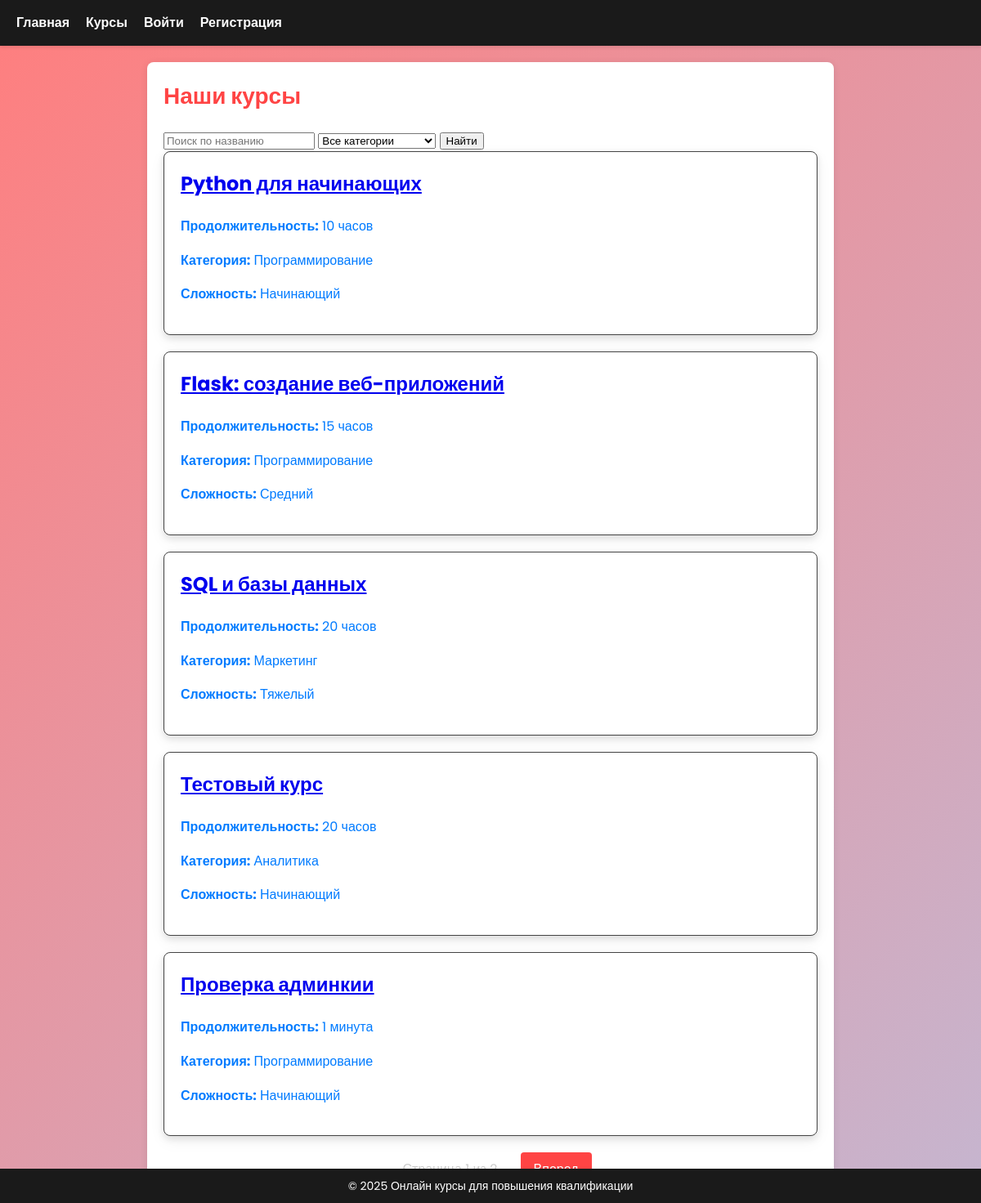
Screenshot of /courses with the database file from the repository.
### tables this page shows
CREATE TABLE courses (
    id INTEGER PRIMARY KEY AUTOINCREMENT,
    title TEXT NOT NULL,
    duration TEXT NOT NULL,
    difficulty TEXT NOT NULL,
    description TEXT
, category);

### main.py (the view)
@app.route('/courses')
@app.route('/courses')
def show_courses():
    page = request.args.get('page', 1, type=int)  # Получаем номер страницы из запроса
    query = request.args.get('query', '').strip()  # Получаем поисковый запрос
    category = request.args.get('category', '').strip()  # Получаем категорию
    conn = sqlite3.connect('courses.db')
    cursor = conn.cursor()
    sql = 'SELECT * FROM courses WHERE 1=1'
    params = []
    if query:
        sql += ' AND title LIKE ?'
        params.append(f'%{query}%')
    if category:
        sql += ' AND category = ?'
        params.append(category)
    offset = (page - 1) * COURSES_PER_PAGE
    sql += ' LIMIT ? OFFSET ?'
    params.extend([COURSES_PER_PAGE, offset])
    cursor.execute(sql, params)
    courses = cursor.fetchall()
    cursor.execute('SELECT COUNT(*) FROM courses WHERE 1=1' + (' AND title LIKE ?' if query else '') + (
        ' AND category = ?' if category else ''), params[:-2])
    total_courses = cursor.fetchone()[0]
    total_pages = (total_courses + COURSES_PER_PAGE - 1) // COURSES_PER_PAGE
    conn.close()
    return render_template('courses.html', courses=courses, page=page, total_pages=total_pages)

### templates/courses.html (shortened to what this page needs)
{% extends "base.html" %}
{% block content %}
<h1>Наши курсы</h1>
<form action="{{ url_for('search_courses') }}" method="GET" class="search-form">
    <input type="text" name="query" placeholder="Поиск по названию" value="{{ request.args.get('query', '') }}">
    <select name="category">
        <option value="">Все категории</option>
    </select>
    <button type="submit">Найти</button>
</form>
<div>
    {% for course in courses %}
    <div class="course-card">
        <h2><a href="{{ url_for('course_detail', course_id=course[0]) }}">{{ course[1] }}</a></h2>
        <p><strong>Продолжительность:</strong> {{ course[2] }}</p>
        <p><strong>Категория:</strong> {{ course[5] }}</p>
        <p><strong>Сложность:</strong> {{ course[3] }}</p>
    </div>
    {% endfor %}
</div>
<div class="pagination">
    <span>Страница {{ page }} из {{ total_pages }}</span>
    {% if page < total_pages %}
        <a href="{{ url_for('show_courses', page=page+1, query=request.args.get('query', ''), category=request.args.get('category', '')) }}">Вперед</a>
    {% endif %}
</div>
{% endblock %}

### templates/base.html (shortened to what this page needs)
<!DOCTYPE html>
<html lang="ru">
<head>
    <link rel="stylesheet" href="{{ url_for('static', filename='css/styles.css') }}">
</head>
<body>
    <header>
        <nav>
            <ul>
                <li><a href="{{ url_for('index') }}">Главная</a></li>
                <li><a href="{{ url_for('show_courses') }}">Курсы</a></li>
                {% if 'user_id' in session %}
                    <li><a href="{{ url_for('logout') }}">Выйти</a></li>
                {% else %}
                    <li><a href="{{ url_for('login') }}">Войти</a></li>
                    <li><a href="{{ url_for('register') }}">Регистрация</a></li>
                {% endif %}
            </ul>
        </nav>
    </header>
    <main>
        {% block content %}{% endblock %}
    </main>
    <footer>
        <p>&copy; 2025 Онлайн курсы для повышения квалификации</p>
    </footer>
</body>
</html>

### static/css/styles.css (style rules this page uses)
body { font-family: 'Poppins', sans-serif; margin: 0; padding: 0; color: #ffffff; background: linear-gradient(135deg, #ff7e7e 0%, #a9d1f8 50%, #ffffff 100%); background-size: 400% 400%; animation: gradientAnimation 10s ease infinite; height: 100vh; line-height: 1.6; }
main { animation: fadeIn 0.5s ease-in-out; }
header { background-color: #1a1a1a; color: white; padding: 15px 20px; box-shadow: 0 2px 4px rgba(0, 0, 0, 0.1); display: flex; justify-content: flex-start; align-items: center; }
header nav ul { list-style: none; padding: 0; margin: 0; display: flex; gap: 20px; }
header nav ul li { margin: 0; }
header nav ul li a { color: white; text-decoration: none; font-weight: bold; font-size: 16px; transition: color 0.3s; }
main { padding: 20px; max-width: 800px; margin: 0 auto; background-color: white; border-radius: 8px; box-shadow: 0 2px 10px rgba(0, 0, 0, 0.1); margin-top: 20px; color: #333; }
h1, h2, h3 { color: #ff4444; margin-top: 0; }
h1 { font-size: 28px; }
h2 { font-size: 24px; }
p { color: #555; font-size: 16px; line-height: 1.6; }
footer { position: fixed; background-color: #1a1a1a; color: white; text-align: center; padding: 10px 0; width: 100%; bottom: 0; z-index: 1000; }
footer p { margin: 0; font-size: 14px; color: white; }
.course-card, .chapter-card, .lesson-card { background-color: white; border: 1px solid #444444; border-radius: 8px; padding: 20px; margin-bottom: 20px; box-shadow: 0 2px 10px rgba(0, 0, 0, 0.1); transition: transform 0.3s, box-shadow 0.3s; box-shadow: 0 4px 8px rgba(0, 0, 0, 0.1), 0 6px 20px rgba(0, 0, 0, 0.05); }
.course-card h2, .chapter-card h2, .lesson-card h2 { color: #ff4444; margin-top: 0; }
.course-card p, .chapter-card p, .lesson-card p { color: #cccccc; }
.course-card p { text-decoration: none; color: #007BFF; }
.pagination { margin-top: 20px; text-align: center; }
.pagination a { display: inline-block; padding: 8px 16px; margin: 0 4px; background-color: #ff4444; color: white; text-decoration: none; border-radius: 4px; transition: background-color 0.3s; }
.pagination span { display: inline-block; padding: 8px 16px; margin: 0 4px; color: #cccccc; }

### rows the page displays
courses: title "Python для начинающих", duration "10 часов", category "Программирование", difficulty "Начинающий"
courses: title "Flask: создание веб-приложений", duration "15 часов", category "Программирование", difficulty "Средний"
courses: title "SQL и базы данных", duration "20 часов", category "Маркетинг", difficulty "Тяжелый"
courses: title "Тестовый курс", duration "20 часов", category "Аналитика", difficulty "Начинающий"
courses: title "Проверка админкии", duration "1 минута", category "Программирование", difficulty "Начинающий"
